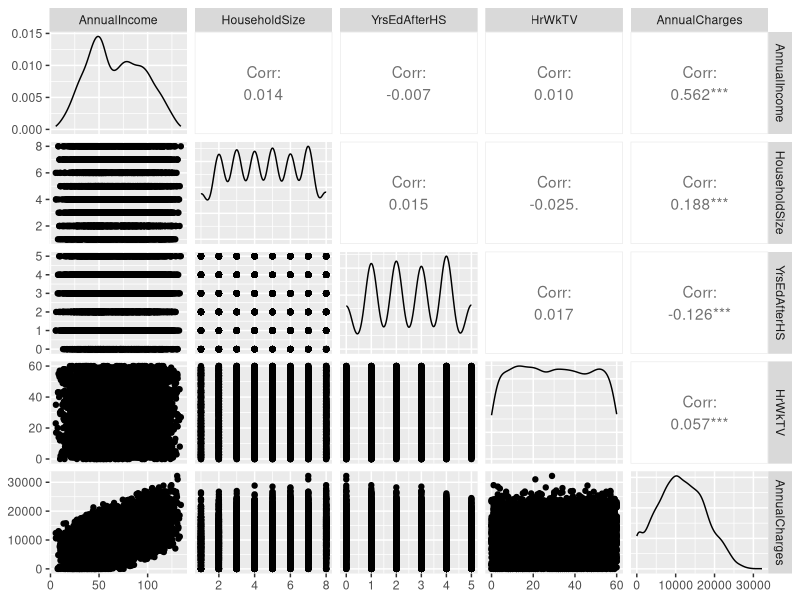

Write R code to recreate this figure.
## ---- chunk 1
library(tidyverse)
library(GGally) #for ggpairs function
library(MASS) #access to forward and backward selection algorithms
library(leaps) #best subset selection
## ---- chunk 2
credit = read_csv("CreditData.csv")
## ---- chunk 3
credit = credit %>% drop_na() #delete any row with an NA value
str(credit) #check structure after the drop
## ---- chunk 4
ggpairs(credit)
## ---- chunk 5
mod1 = lm(AnnualCharges ~ AnnualIncome, credit) #create linear regression model
summary(mod1) #examine the model
## ---- chunk 6
allmod = lm(AnnualCharges ~., credit) #use the ~. to include all predictors rather than typing them all in
summary(allmod)

emptymod = lm(AnnualCharges ~1, credit) #use ~1 to build an empty model
summary(emptymod)
## ---- chunk 7
#backward
backmod = stepAIC(allmod, direction = "backward", trace = TRUE) 
#trace = TRUE shows how the model is built (which variables are removed)
summary(backmod)
## ---- chunk 8
#forward
forwardmod = stepAIC(emptymod, direction = "forward", scope=list(upper=allmod,lower=emptymod),
                      trace = TRUE) #trace = TRUE shows how the model is built (which variables are added)
summary(forwardmod) #note multicollinearity with FullBath with a negative coefficient
